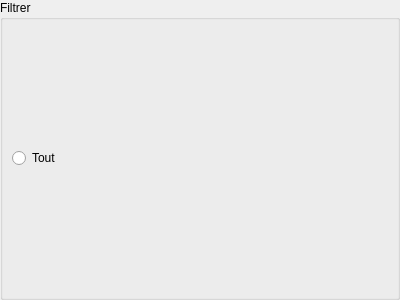
<?xml version="1.0" encoding="UTF-8"?>
<ui version="4.0">
 <class>QFiltreBranche</class>
 <widget class="QWidget" name="QFiltreBranche">
  <property name="geometry">
   <rect>
    <x>0</x>
    <y>0</y>
    <width>400</width>
    <height>300</height>
   </rect>
  </property>
  <property name="windowTitle">
   <string>Form</string>
  </property>
  <layout class="QVBoxLayout" name="verticalLayout">
   <property name="leftMargin">
    <number>0</number>
   </property>
   <property name="topMargin">
    <number>0</number>
   </property>
   <property name="rightMargin">
    <number>0</number>
   </property>
   <property name="bottomMargin">
    <number>0</number>
   </property>
   <item>
    <widget class="QGroupBox" name="groupBox">
     <property name="title">
      <string>Filtrer</string>
     </property>
     <layout class="QVBoxLayout" name="verticalLayout_2">
      <item>
       <widget class="QRadioButton" name="radioAll">
        <property name="text">
         <string>Tout</string>
        </property>
       </widget>
      </item>
      <item>
       <layout class="QVBoxLayout" name="layoutBranches"/>
      </item>
     </layout>
    </widget>
   </item>
  </layout>
 </widget>
 <resources/>
 <connections/>
</ui>
